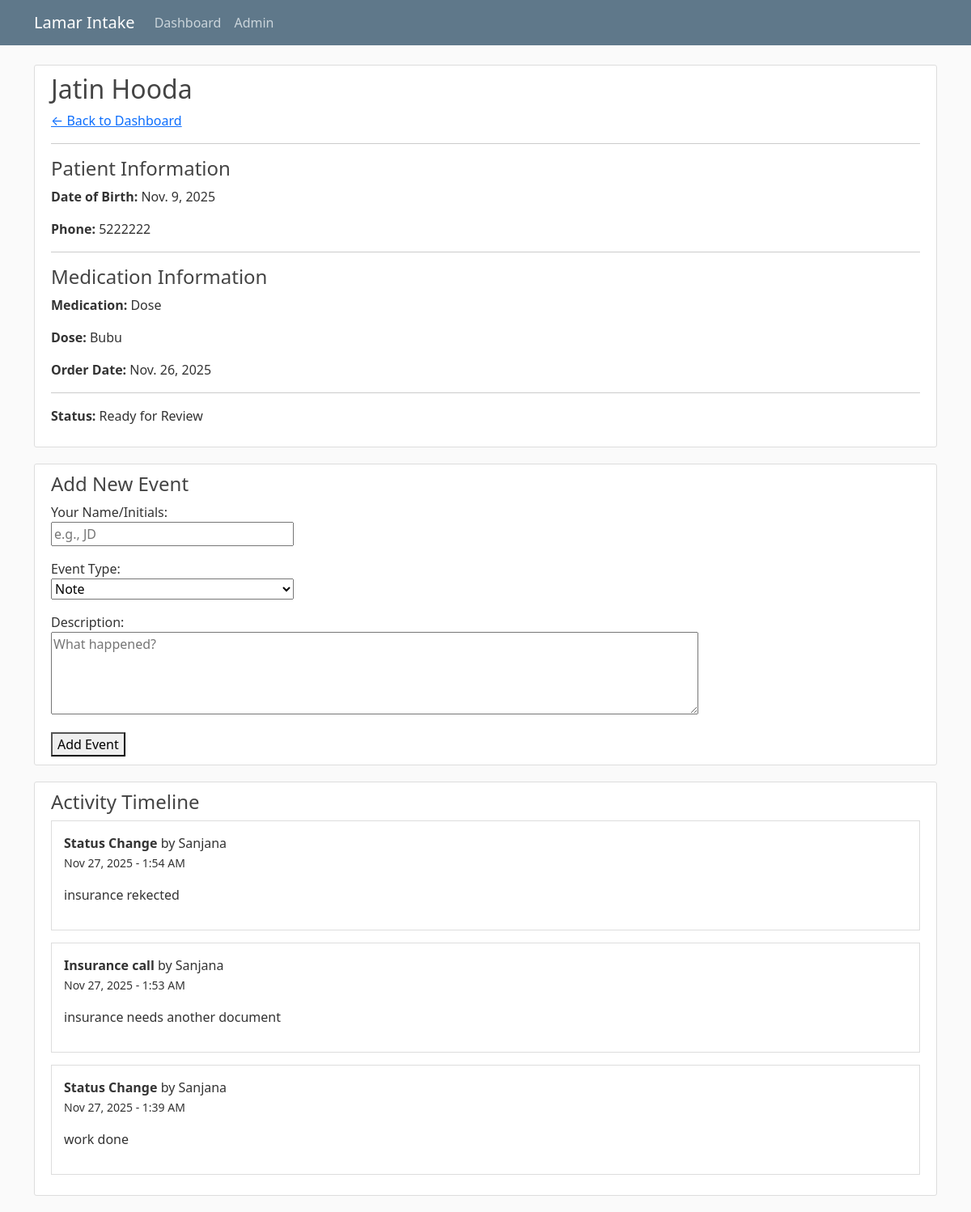
The app's page /prescription/2/ with its own data.
### health/models.py (models this page shows, shortened)
class Prescription(models.Model):
    STATUS_CHOICES = [
        ('NEW', 'New'),
        ('INS_VERIFY', 'Verifying Insurance'),
        ('PA', 'Prior Auth'),
        ('INFO_REQ', 'Info Requested'),
        ('READY', 'Ready for Review'),
    ]
    patient_name = models.CharField(max_length=255)
    patient_dob = models.DateField()
    patient_phone = models.CharField(max_length=20, blank=True)  # Fixed: blank=True instead of null=True
    medication_name = models.CharField(max_length=100)  # Fixed: max_length (was max_lenth)
    medication_dose = models.CharField(max_length=100)  # Fixed: max_length (was max_lenth)
    medication_order_date = models.DateField()
    status = models.CharField(max_length=100, choices=STATUS_CHOICES, default='NEW')
    created_at = models.DateTimeField(auto_now_add=True)
    updated_at = models.DateTimeField(auto_now=True)  # Fixed: auto_now (was auto_add)
    class Meta:
        ordering = ['-updated_at']
        unique_together = ['patient_name', 'patient_dob', 'medication_name', 'medication_order_date']

class Event(models.Model):
    EVENT_TYPES = [
        ('NOTE', 'Note'),  # Fixed: added missing commas
        ('INS', 'Insurance call'),
        ('STATUS', 'Status Change'),
        ('OTHER', 'Other'),
    ]
    prescription = models.ForeignKey(
        Prescription,
        on_delete=models.CASCADE,
        related_name='events'
    )
    performed_by = models.CharField(max_length=50)
    event_type = models.CharField(max_length=100, choices=EVENT_TYPES, default='NOTE')  # Fixed: removed extra parentheses
    description = models.TextField()  # Fixed: models.TextField() instead of models.description
    created_at = models.DateTimeField(auto_now_add=True)
    class Meta:
        ordering = ['-created_at']

### health/views.py (the view, shortened to what this page needs)
# urls.py: path('prescription/<int:pk>/', views.prescription_detail, name = 'prescription_detail'),
def prescription_detail(request, pk):
    prescription = get_object_or_404(Prescription, pk=pk)
    events = prescription.events.all()
    context = {
        'prescription': prescription,
        'events': events,
        'title': f'Prescription - {prescription.patient_name}',
        'event_types': Event.EVENT_TYPES,
    }
    return render(request, 'health/prescription_detail.html', context)

### health/templates/health/prescription_detail.html (shortened to what this page needs)
{% extends "health/base.html" %}
{% block content %}
<div style="max-width: 1200px; margin: 0 auto;">
    <div class="content-section">
        <h2>{{ prescription.patient_name }}</h2>
        <a href="{% url 'dashboard' %}">← Back to Dashboard</a>
        <hr>
        <h4>Patient Information</h4>
        <p><strong>Date of Birth:</strong> {{ prescription.patient_dob }}</p>
        <p><strong>Phone:</strong> {{ prescription.patient_phone|default:"Not provided" }}</p>
        <hr>
        <h4>Medication Information</h4>
        <p><strong>Medication:</strong> {{ prescription.medication_name }}</p>
        <p><strong>Dose:</strong> {{ prescription.medication_dose }}</p>
        <p><strong>Order Date:</strong> {{ prescription.medication_order_date }}</p>
        <hr>
        <p><strong>Status:</strong> {{ prescription.get_status_display }}</p>
    </div>
    <div class="content-section">
        <h4>Add New Event</h4>
        <form method="POST">
            <p>
                <label>Your Name/Initials:</label><br>
                <input type="text" name="performed_by" required placeholder="e.g., JD" style="width: 300px;">
            </p>
            <p>
                <label>Event Type:</label><br>
                <select name="event_type" required style="width: 300px;">
                    {% for value, label in event_types %}
                        <option value="{{ value }}">{{ label }}</option>
                    {% endfor %}
                </select>
            </p>
            <p>
                <label>Description:</label><br>
                <textarea name="description" rows="4" required placeholder="What happened?" style="width: 100%; max-width: 800px;"></textarea>
            </p>
            <button type="submit">Add Event</button>
        </form>
    </div>
    <div class="content-section">
        <h4>Activity Timeline</h4>
        {% if events %}
            {% for event in events %}
                <div style="border: 1px solid #ddd; padding: 15px; margin-bottom: 15px;">
                    <p>
                        <strong>{{ event.get_event_type_display }}</strong>
                        by {{ event.performed_by }}
                        <br>
                        <small>{{ event.created_at|date:"M d, Y - g:i A" }}</small>
                    </p>
                    <p>{{ event.description }}</p>
                </div>
            {% endfor %}
        {% else %}
            <p>No events recorded yet. Add the first event above!</p>
        {% endif %}
    </div>
</div>
{% endblock %}

### health/static/health/main.css (style rules this page uses)
body { background: #fafafa; color: #333333; margin-top: 5rem; }
h1, h2, h3, h4, h5, h6 { color: #444444; }
.content-section { background: #ffffff; padding: 10px 20px; border: 1px solid #dddddd; border-radius: 3px; margin-bottom: 20px; }

### records on screen
Prescription: patient_name "Jatin Hooda", patient_dob "Nov. 9, 2025", patient_phone "5222222", medication_name "Dose", medication_dose "Bubu", medication_order_date "Nov. 26, 2025", status "Ready for Review"
Event: event_type "Status Change", performed_by "Sanjana", created_at "Nov 27, 2025 - 1:54 AM", description "insurance rekected"
Event: event_type "Insurance call", performed_by "Sanjana", created_at "Nov 27, 2025 - 1:53 AM", description "insurance needs another document"
Event: event_type "Status Change", performed_by "Sanjana", created_at "Nov 27, 2025 - 1:39 AM", description "work done"

### other values on screen
form field event_type "Note"
